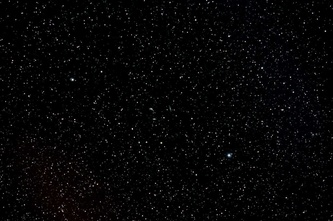
#> input picture noise.jpg, 333 x 221 px, shrunk from 1024 x 679 before the run
$ python test.py
#> lines starting #> are read from the running program, lines starting #| are printed output that depends on the picture
from scipy import signal
from scipy import ndimage
from PIL import Image
import numpy as np


def image2arr(path: str):
#> called with path = 'noise.jpg'
    img = Image.open(path)
#> img is the input picture: PIL image 333x221 RGB; mean R, G, B 6.4, 6, 6.4
    img.load()
    img_array = np.asarray(img, dtype='int32')
    return img_array


def arr2image(path: str, img_arr: np.array):
    img_arr = (img_arr).astype(np.uint8)
    img = Image.fromarray(img_arr)
    img.save(path)
    print('saved to: ' + str(path))


def d(img_arr: np.array, n: int):
    img_red = img_arr[..., 0]
    img_green = img_arr[..., 1]
    img_blue = img_arr[..., 2]
    img_red = img_red[::n, ::n]
    img_green = img_green[::n, ::n]
    img_blue = img_blue[::n, ::n]
    ans_arr = np.stack((img_red, img_green, img_blue), axis=-1)
    print(img_red.shape)
    print(img_arr.shape)
    print(ans_arr.shape)
    return ans_arr


def u(img_arr: np.array, n: int):
#> called with n = 3
    img_red = img_arr[..., 0]
    img_green = img_arr[..., 1]
    img_blue = img_arr[..., 2]
    img_red = img_red.repeat(n, axis=0).repeat(n, axis=1)
#> img_red: shape (663, 999) int32
    img_green = img_green.repeat(n, axis=0).repeat(n, axis=1)
#> img_green: shape (663, 999) int32
    img_blue = img_blue.repeat(n, axis=0).repeat(n, axis=1)
#> img_blue: shape (663, 999) int32
    ans_arr = np.stack((img_red, img_green, img_blue), axis=-1)
    print(img_red.shape)
#| (663, 999)
    print(img_arr.shape)
#| (221, 333, 3)
    print(ans_arr.shape)
#| (663, 999, 3)
#> in d, `img_red = img_red[::n, ::n]`:
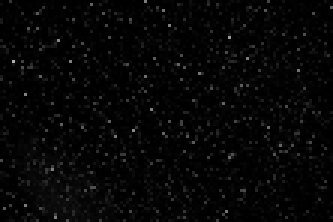
#> img_red: shape (74, 111) int32 (shown 3 times larger); min 0, max 173, mean 6.2
#| (74, 111)
#| (221, 333, 3)
#| (74, 111, 3)
    return ans_arr


def de_noise(img_arr: np.array, n:int):


    # [8 lines of commented-out code are left out]
    img_red = img_arr[..., 0]
    img_green = img_arr[..., 1]
    img_blue = img_arr[..., 2]
    img_red = ndimage.median_filter(img_red,3)
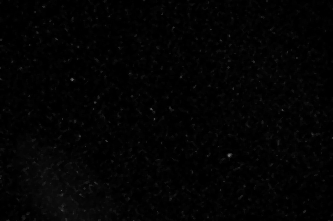
#> img_red: shape (221, 333) int32; min 0, max 110, mean 3.2
    img_green = ndimage.median_filter(img_green, 3)
#> img_green: shape (221, 333) int32
    img_blue = ndimage.median_filter(img_blue, 3)
#> img_blue: shape (221, 333) int32

    # [47 lines of commented-out code are left out]
    ans_arr = np.stack((img_red, img_green, img_blue), axis=-1)
#> ans_arr: shape (221, 333, 3) int32

    return ans_arr


if __name__ == "__main__":

    TEST_IMAGE_ADDR = 'noise.jpg'
    IMG_ARR = image2arr(TEST_IMAGE_ADDR)
    arr2image('original.jpg', IMG_ARR)
    ANS_ARR = u(IMG_ARR, 3)
    arr2image('upsample.jpg', ANS_ARR)
    ANS_ARR = d(IMG_ARR, 3)
    arr2image('downsample.jpg', ANS_ARR)
    ANS_ARR = de_noise(IMG_ARR, 10)
    arr2image('denoised.jpg', ANS_ARR)
